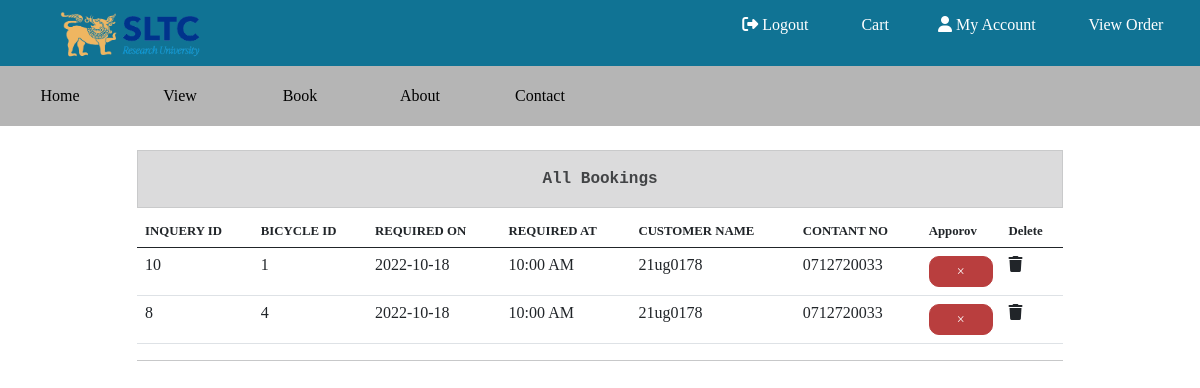
The page /approv.php (signed in) on the database its author committed.
### tables this page shows
CREATE TABLE `bookings` (
  `id` int(11) NOT NULL,
  `user_id` int(11) NOT NULL,
  `bid` int(11) NOT NULL,
  `comment` varchar(255) DEFAULT NULL,
  `req_on` varchar(20) NOT NULL,
  `req_at` varchar(10) NOT NULL DEFAULT '10:00AM',
  `handover_on` varchar(20) DEFAULT NULL,
  `handover_at` varchar(20) DEFAULT NULL,
  `approve` int(11) NOT NULL DEFAULT 0
);

CREATE TABLE `user` (
  `user_id` int(11) NOT NULL,
  `username` varchar(20) NOT NULL,
  `email` varchar(255) NOT NULL,
  `contact` varchar(11) NOT NULL,
  `password` varchar(80) NOT NULL,
  `isadmin` int(11) NOT NULL DEFAULT 0
);

### actions/config.php (called while the page is built, shortened)
<?php
function getUsernameFromID($conn,$id){
  $sql="SELECT username,contact,email FROM user WHERE user_id={$id}";
  $res=$conn->query($sql);
  if($res==TRUE){
    if($res->num_rows>0){
      $data=$res->fetch_assoc();
      return [$data['username'],$data['contact'],$data['email']];
    }else{
      return null;
    }
  }else{
    return null;
  }
}
function getAllBookings($conn){
  $sql="SELECT * FROM bookings ORDER BY id DESC";
  $res=$conn->query($sql);
  $bookings=[];
  if($res==TRUE){
    if($res->num_rows>0){
      while($row=$res->fetch_assoc()){
        array_push($bookings,$row);
      }
      return $bookings;
    }else{
      return null;
    }
  }else{
    return null;
  }
}

### approv.php (the view, shortened to what this page needs)
<?php
include_once './actions/config.php';
include './layout.php';
?>
<div class="container mt-4">
  <div class="row">
    <div class="col-12 col-lg-10 mx-auto">
      <p class="alert alert-dark text-center m-0">All Bookings</p>
      <table class="table table-hover mt-2">
        <thead>
          <tr style="font-size:0.8rem ;">
            <th>INQUERY ID</th>
            <th>BICYCLE ID</th>
            <th>REQUIRED ON</th>
            <th>REQUIRED AT</th>
            <th>CUSTOMER NAME</th>
            <th>CONTANT NO</th>
            <th>Apporov</th>
            <th>Delete</th>
          </tr>
        </thead>
        <tbody>
          <tr>
            <?php
            $books=getAllBookings($conn);
            if($books!=null){
              foreach ($books as $book) {
              $userdata=getUsernameFromID($conn,$book['user_id']);
              ?>
              <tr id="tr-<?= $book['id']?>">
                <td><?= $book['id']?></td>
                <td><?= $book['bid']?></td>
                <td  ><?= $book['req_on']?></td>
                <td  ><?= $book['req_at']?></td>
                <td><?= $userdata[0]?></td>
                <td><?= $userdata[1]?></td>
                <td><button class="btn btn-sm app-btn <?= $book['approve']==0?'btn-danger':'btn-success' ?> w-100"
                data-bid=<?= $book['id']?>
                data-state=<?= $book['approve']==0?1:0 ?>
                data-bicycle=<?= $book['bid'] ?>
                data-user=<?= $book['user_id']?>
                >
                <?=
                $book['approve']==0?'&times':'&#10003';
                ?>
              </button></td>
              <td><i data-bid="<?= $book['id']?>" class="fa-solid fa-trash del-btn" ></i></td>
              </tr>
            <?php }
            }else{?>
              <td colspan="8">
                <p class="alert alert-warning text-center">No Bookings Found!</p>
              </td>
            <?php }?>
          </tr>
        </tbody>
      </table>
      <hr>
    </div>
  </div>
</div>

### css/style.css (style rules this page uses)
body { font-family: "Times New Roman", -apple-system, BlinkMacSystemFont, "Segoe UI", Roboto, "Helvetica Neue", Arial, "Noto Sans", sans-serif, "Apple Color Emoji", "Segoe UI Emoji", "Segoe UI Symbol", "Noto Color Emoji"; }
.btn-danger { background-color: rgb(185, 62, 62); border-color: rgb(185, 62, 62); border-radius: 10px; }
.alert { border-radius: 0; opacity: 0.8; font-family: monospace; font-weight: bold; }

### rows shown on the page
bookings: id "10", bid "1", req_on "2022-10-18", req_at "10:00 AM", user.username "21ug0178", user.contact "0712720033"
bookings: id "8", bid "4", req_on "2022-10-18", req_at "10:00 AM", user.username "21ug0178", user.contact "0712720033"
